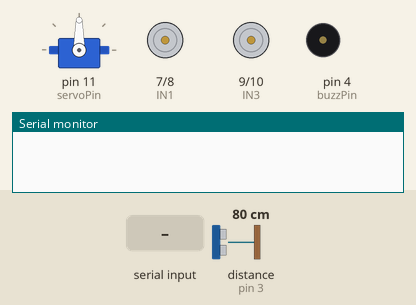
Simulated run of this sketch. Board: Arduino Uno, built with avr-gcc and run on an emulated ATmega328P. Shown: servo, motor-driver pin pairs drawn as motors (green arrow = first pin HIGH = forward, orange = second pin HIGH = backward, longer = more drive, scaled by the enable pin), buzzer (waves = sounding), the last lines printed to the serial monitor. Inputs (shaded band) come from the test bench; at power-on: distance to the obstacle (sensor on pin 3) 80 cm. The echo pulse lasts 58.3 µs per cm.

Above: at 1.2 s.
1.3 s: "h" received over Serial
At 2.0 s:
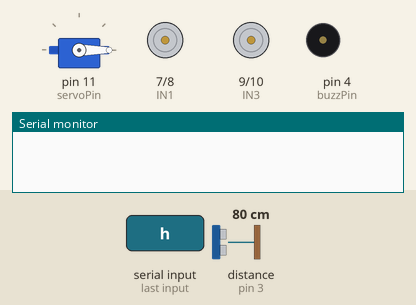
4.3 s: "f" received over Serial
At 4.9 s:
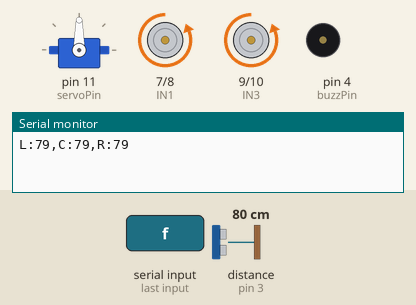
5.8 s: "b" received over Serial
At 6.6 s:
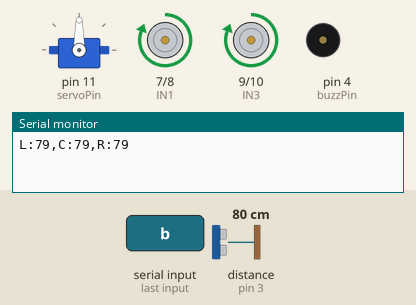
7.3 s: "l" received over Serial
At 7.8 s:
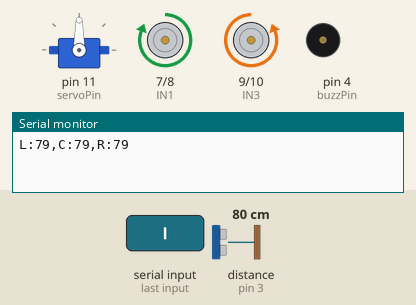
8.8 s: "r" received over Serial
At 10.0 s:
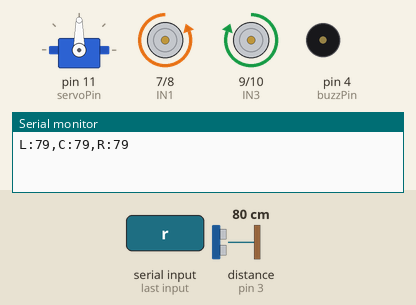
10.3 s: "A" received over Serial
At 10.42 s:
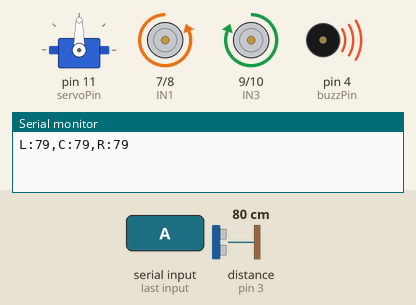
Timing chart, 0 to 13.0 s (numbered marks = the images above; inputs shaded):
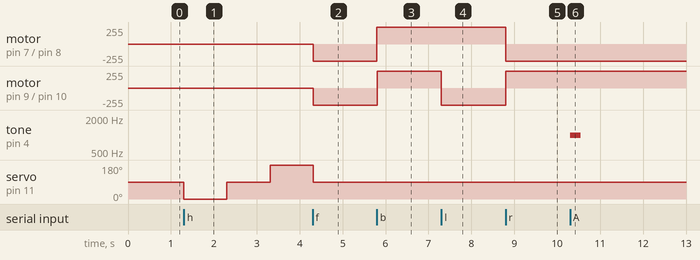

Measured:
- after the input at 1.3 s, servo on pin 11 (servoPin): 90° → 0° at once, → 90° 1.0 s later, → 180° 1.0 s later
- after the input at 4.3 s, motor on pin 7 (IN1) / pin 8 (IN2), motor on pin 9 (IN3) / pin 10 (IN4): stopped → backward 255/255 at once
- after the input at 5.8 s, motor on pin 7 (IN1) / pin 8 (IN2), motor on pin 9 (IN3) / pin 10 (IN4): backward 255/255 → forward 255/255 at once
- after the input at 7.3 s, motor on pin 9 (IN3) / pin 10 (IN4): forward 255/255 → backward 255/255 at once
- after the input at 8.8 s, motor on pin 7 (IN1) / pin 8 (IN2): forward 255/255 → backward 255/255 at once; motor on pin 9 (IN3) / pin 10 (IN4): backward 255/255 → forward 255/255 at once
- after the input at 10.3 s, tone on pin 4 (buzzPin): silent → 1000 Hz at once, → silent 0.25 s later

The sketch:

motors.ino
```cpp
#include <Servo.h>

// Wheels
int IN1 = 7;
int IN2 = 8;
int ENA = 5;

int IN3 = 9;
int IN4 = 10;
int ENB = 6;

int SPEED = 100;

// Front HC-SR04
const int trigFront = 2;
const int echoFront = 3;

// Back HC-SR04
const int trigBack = 12;
const int echoBack = 13;

// SG90 Servo Motor
Servo head;
const int servoPin = 11;

// Active Buzzer
const int buzzPin = 4;

char input;

void setup(){
  // Wheels
  pinMode(IN1, OUTPUT);// A
  pinMode(IN2, OUTPUT);
  pinMode(ENA, OUTPUT);
  pinMode(IN3, OUTPUT);// B
  pinMode(IN4, OUTPUT);
  pinMode(ENB, OUTPUT);
  analogWrite(ENA, 255);  // Full speed
  analogWrite(ENB, 255);

  // Ultrasonics
  pinMode(trigFront, OUTPUT); // Front (E)
  pinMode(echoFront, INPUT);
  pinMode(trigBack, OUTPUT); // Back (e)
  pinMode(echoBack, INPUT);
  // Buzzer
  pinMode(buzzPin, OUTPUT);

  // Start serial communication
  Serial.begin(9600);
  head.attach(servoPin);
  head.write(90);  // Center position


}
void forward() {
  digitalWrite(IN1, LOW);
  digitalWrite(IN2, HIGH);
  digitalWrite(IN3, LOW);
  digitalWrite(IN4, HIGH);
}
void backward() {
  digitalWrite(IN1, HIGH);
  digitalWrite(IN2, LOW);
  digitalWrite(IN3, HIGH);
  digitalWrite(IN4, LOW);
}
void turnLeft() {
  digitalWrite(IN1, HIGH);
  digitalWrite(IN2, LOW);
  digitalWrite(IN3, LOW);
  digitalWrite(IN4, HIGH);
}
void turnRight() {
  digitalWrite(IN1, LOW);
  digitalWrite(IN2, HIGH);
  digitalWrite(IN3, HIGH);
  digitalWrite(IN4, LOW);
}
void stopMotors() {
  digitalWrite(IN1, LOW);
  digitalWrite(IN2, LOW);
  digitalWrite(IN3, LOW);
  digitalWrite(IN4, LOW);
}
void scanHead() {
  long leftDist, centerDist, rightDist;

  head.write(0);    // Left
  delay(1000);
  leftDist = getDistance(trigFront, echoFront);

  head.write(90);   // Center
  delay(1000);
  centerDist = getDistance(trigFront, echoFront);

  head.write(180);  // Right
  delay(1000);
  rightDist = getDistance(trigFront, echoFront);

  head.write(90);  // Back to center

  Serial.print("L:");
  Serial.print(leftDist);
  Serial.print(",C:");
  Serial.print(centerDist);
  Serial.print(",R:");
  Serial.println(rightDist);
}
long getDistance(int trigPin, int echoPin) {
  digitalWrite(trigPin, LOW);
  delayMicroseconds(5);
  digitalWrite(trigPin, HIGH);
  delayMicroseconds(10);
  digitalWrite(trigPin, LOW);
  delayMicroseconds(5);
  long duration = pulseIn(echoPin, HIGH, 30000);
  if (duration == 0) return 999;  // error handling
  long distance = duration * 0.034 / 2;
  return distance;
}
void cry() {
  tone(buzzPin, 1000, 250);  // On
  delay(200);
  digitalWrite(buzzPin, LOW);   // Off
}
void loop() {
  if (Serial.available() > 0) {
    char cmd = Serial.read();
    switch (cmd) {
      case 'h':
        scanHead();
        break;
      case 'f':  // forward
        forward();
        break;
      case 'b':  // backward
        backward();
        break;
      case 'l':  // turn left
        turnLeft();
        break;
      case 'r':  // turn right
        turnRight();
        break;
      case 's':  // stop
        stopMotors();
        break;
      case 'E':
        Serial.println(getDistance(trigFront, echoFront));
        break;
      case 'e':
        Serial.println(getDistance(trigBack, echoBack));
        break;
      case 'A':
        cry();
        break;
    }
  }
 }
```
